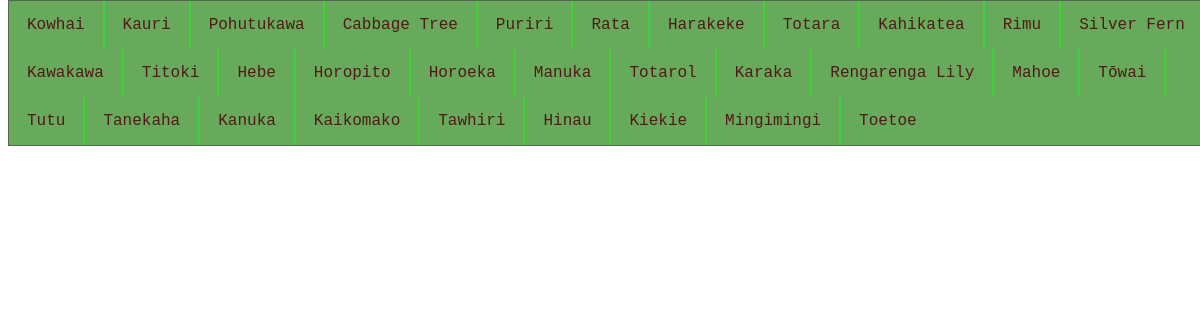
Before: /search with the older database file.
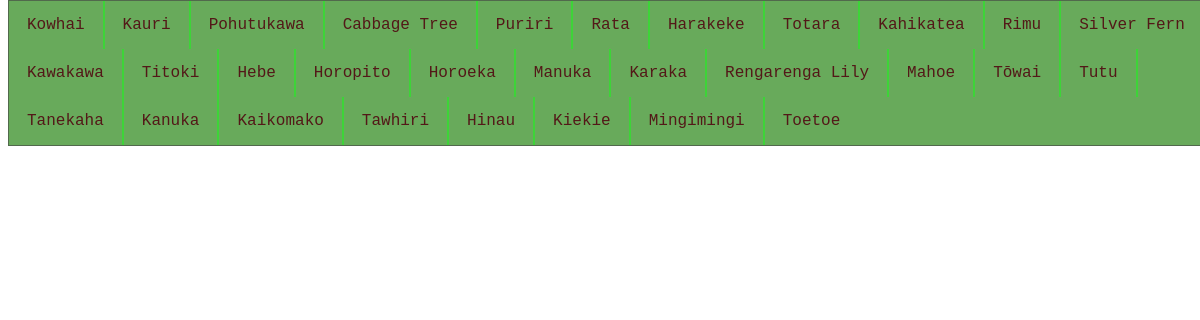
After: the same page with the newer database file.
### tables this page shows
CREATE TABLE Plant (id INTEGER PRIMARY KEY AUTOINCREMENT, name TEXT NOT NULL, status INTEGER, family TEXT, scientific_name TEXT);

### routes.py (the view)
@app.route('/search', methods=['GET', 'POST'])
def search():
    search_term = request.args.get('search_term', '')
    connect = sqlite3.connect('plant.db')
    cursor = connect.cursor()
    result = cursor.execute("SELECT * FROM Plant WHERE name LIKE ?;",
                            (f"%{search_term}%", )).fetchall()
    connect.close()
    return render_template("search.html", result=result,
                           search_term=search_term)

### templates/search.html
{% extends "layout.html" %}
{% block content %}
    <h1>Search Results for "{{ search_term }}"</h1>
    {% if result %}
        <ul>
            {% for plant in result %}
                <li><a href='plant/{{plant[0]}}'>{{ plant[1] }}</a></li>
            {% endfor %}
        </ul>
    {% else %}
        <p>No plants found matching your search.</p>
    {% endif %}
{% endblock %}

### templates/layout.html (shortened to what this page needs)
<!doctype html>
    <head>
        <link rel="stylesheet" href="/static/style.css">
    </head>
    <body>
        <nav>
            <ul>
                    <li><a href="http://127.0.0.1:5000/">Home</a></li>
                    <li><a href="http://127.0.0.1:5000/all_plant">All Plants</a></li>
                    <li>
                        <form action="/search" method="GET">
                        </form>
                    </li>
            </ul>
        </nav>
        <main>
            {%block content%} {%endblock%}
        </main>
        <footer>
        </footer>
    </body>

### static/style.css (style rules this page uses)
body { font-family: "Lucida Console", "Courier New", monospace; color: rgb(0, 0, 0); }
h1 { font-family: "Comfortaa, "Times New Roman", monospace; }
li { float: left; border-right: 2px solid rgb(61, 212, 56) }
li:last-child { border-right: none; }
li a { display: block; color: rgb(83, 24, 24); text-align: center; padding: 15px 18px; text-decoration: none; }
ul { list-style-type: none; margin: 0; padding: 0; overflow: hidden; background-color:rgb(104, 170, 91); border: 1px solid rgb(81, 105, 76); position: fixed; top: 0; width: 100% }

Changed rows visible on the page:
removed Plant: name "Totarol"
